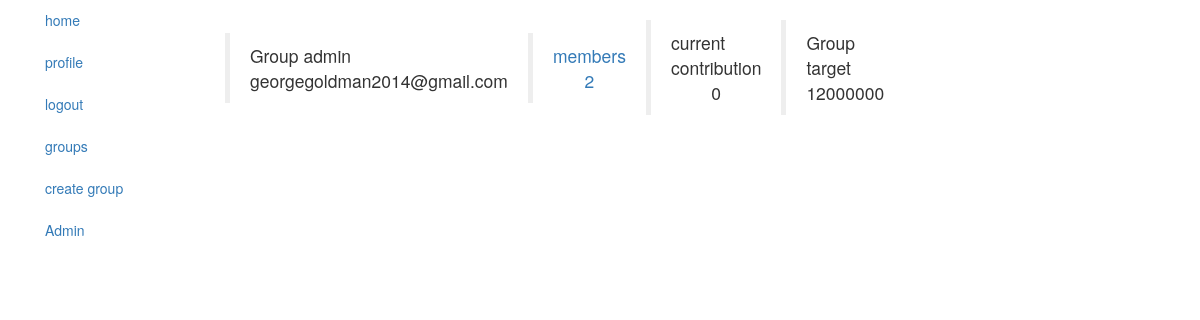
Screenshot of /group_details?group_name=Goldmine (signed in) with the database file from the repository.
### application/models.py (models this page shows, shortened)
class Group(db.Model):
    id = db.Column(db.Integer, primary_key=True)
    group_name = db.Column(db.String(80))
    group_admin = db.Column(db.String(80))
    group_members = db.Column(db.Integer)
    group_target = db.Column(db.Integer)
    current_contribution = db.Column(db.Integer)
    members = db.relationship('Member', backref='members', lazy=True)
    user_id = db.Column(db.Integer, db.ForeignKey('user.id'))

### application/views.py (the view)
@view.route('/group_details')
@login_required
def group_details():
    group_name = request.args.get('group_name')
    group = Group.query.filter_by(group_name=group_name).first()
    return render_template('group-details.html', group=group)

### application/__init__.py (called while the page is built)
@login_manager.user_loader
def load_user(user_id):
    return User.query.get(user_id)

### application/templates/group-details.html
{% extends 'layout.html'%}
{% block content %}
  <br><div>
    <table>
      <tr>
          <td >
                <blockquote>Group admin<br>
              <center>{{group.group_admin}}</center></blockquote>
          </td>
          <td colspan="7">
                <a href="/member?members={{group.group_name}}">
                  <blockquote>members<br>
                <center>{{group.group_members}}</center></blockquote>
                </a>
          </td>
          <td colspan="7">
                <blockquote> current contribution<br>
                  <center>{{group.current_contribution}}</center>
                </blockquote>
          </td>
          <td colspan="7">
                <blockquote>Group target<br>
                  <center>{{group.group_target}}<center>
                </blockquote>
          </td>
      </tr>
    </table>
</div>
{% endblock %}

### rows the page displays
Group: group_admin "georgegoldman2014@gmail.com", group_members "2", current_contribution "0", group_target "12000000"
